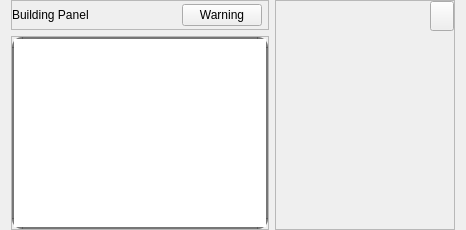
                        <widget class="QWidget" name="draw_content" native="true">
                         <layout class="QHBoxLayout" name="horizontalLayout_13">
                          <property name="topMargin">
                           <number>0</number>
                          </property>
                          <property name="bottomMargin">
                           <number>0</number>
                          </property>
                          <item>
                           <widget class="QWidget" name="draw_build" native="true">
                            <layout class="QVBoxLayout" name="verticalLayout_16">
                             <property name="leftMargin">
                              <number>0</number>
                             </property>
                             <property name="topMargin">
                              <number>0</number>
                             </property>
                             <property name="rightMargin">
                              <number>0</number>
                             </property>
                             <property name="bottomMargin">
                              <number>0</number>
                             </property>
                             <item>
                              <widget class="QFrame" name="frame_2">
                               <property name="minimumSize">
                                <size>
                                 <width>0</width>
                                 <height>30</height>
                                </size>
                               </property>
                               <property name="maximumSize">
                                <size>
                                 <width>16777215</width>
                                 <height>30</height>
                                </size>
                               </property>
                               <property name="frameShape">
                                <enum>QFrame::StyledPanel</enum>
                               </property>
                               <property name="frameShadow">
                                <enum>QFrame::Raised</enum>
                               </property>
                               <layout class="QHBoxLayout" name="horizontalLayout_7">
                                <property name="leftMargin">
                                 <number>0</number>
                                </property>
                                <property name="topMargin">
                                 <number>0</number>
                                </property>
                                <property name="rightMargin">
                                 <number>0</number>
                                </property>
                                <property name="bottomMargin">
                                 <number>0</number>
                                </property>
                                <item>
                                 <widget class="QLabel" name="label_3">
                                  <property name="sizePolicy">
                                   <sizepolicy hsizetype="Expanding" vsizetype="Preferred">
                                    <horstretch>0</horstretch>
                                    <verstretch>0</verstretch>
                                   </sizepolicy>
                                  </property>
                                  <property name="font">
                                   <font>
                                    <family>Segoe UI</family>
                                   </font>
                                  </property>
                                  <property name="text">
                                   <string>Building Panel</string>
                                  </property>
                                 </widget>
                                </item>
                                <item>
                                 <widget class="QPushButton" name="btn_message">
                                  <property name="cursor">
                                   <cursorShape>PointingHandCursor</cursorShape>
                                  </property>
                                  <property name="text">
                                   <string>Warning</string>
                                  </property>
                                  <property name="icon">
                                   <iconset resource="../files.qrc">
                                    <normaloff>:/basic/icons/basic/warning.png</normaloff>:/basic/icons/basic/warning.png</iconset>
                                  </property>
                                  <property name="checkable">
                                   <bool>true</bool>
                                  </property>
                                 </widget>
                                </item>
                                <item>
                                 <widget class="QWidget" name="widget_toolbar" native="true">
                                  <property name="sizePolicy">
                                   <sizepolicy hsizetype="Preferred" vsizetype="Preferred">
                                    <horstretch>0</horstretch>
                                    <verstretch>0</verstretch>
                                   </sizepolicy>
                                  </property>
                                  <property name="autoFillBackground">
                                   <bool>false</bool>
                                  </property>
                                  <property name="styleSheet">
                                   <string notr="true">background-color: rgb(255, 255, 255);</string>
                                  </property>
                                 </widget>
                                </item>
                               </layout>
                              </widget>
                             </item>
                             <item>
                              <widget class="QFrame" name="frame">
                               <property name="frameShape">
                                <enum>QFrame::StyledPanel</enum>
                               </property>
                               <property name="frameShadow">
                                <enum>QFrame::Raised</enum>
                               </property>
                               <layout class="QHBoxLayout" name="horizontalLayout_20">
                                <property name="leftMargin">
                                 <number>0</number>
                                </property>
                                <property name="topMargin">
                                 <number>0</number>
                                </property>
                                <property name="rightMargin">
                                 <number>0</number>
                                </property>
                                <property name="bottomMargin">
                                 <number>0</number>
                                </property>
                                <item>
                                 <widget class="QGraphicsView" name="graphicsView">
                                  <property name="cursor" stdset="0">
                                   <cursorShape>ArrowCursor</cursorShape>
                                  </property>
                                  <property name="toolTipDuration">
                                   <number>8</number>
                                  </property>
                                  <property name="styleSheet">
                                   <string notr="true">QGraphicsView{
border: 2px solid;
border-radius: 10px;
border-color: rgba(84, 84, 84, 200);
}</string>
                                  </property>
                                 </widget>
                                </item>
                               </layout>
                              </widget>
                             </item>
                            </layout>
                           </widget>
                          </item>
                          <item>
                           <widget class="QFrame" name="frame_3">
                            <property name="minimumSize">
                             <size>
                              <width>180</width>
                              <height>0</height>
                             </size>
                            </property>
                            <property name="maximumSize">
                             <size>
                              <width>180</width>
                              <height>16777215</height>
                             </size>
                            </property>
                            <property name="frameShape">
                             <enum>QFrame::StyledPanel</enum>
                            </property>
                            <property name="frameShadow">
                             <enum>QFrame::Raised</enum>
                            </property>
                            <layout class="QVBoxLayout" name="verticalLayout_15">
                             <property name="leftMargin">
                              <number>0</number>
                             </property>
                             <property name="topMargin">
                              <number>0</number>
                             </property>
                             <property name="rightMargin">
                              <number>0</number>
                             </property>
                             <property name="bottomMargin">
                              <number>0</number>
                             </property>
                             <item alignment="Qt::AlignRight">
                              <widget class="QPushButton" name="btn_guide">
                               <property name="sizePolicy">
                                <sizepolicy hsizetype="Minimum" vsizetype="Fixed">
                                 <horstretch>0</horstretch>
                                 <verstretch>0</verstretch>
                                </sizepolicy>
                               </property>
                               <property name="minimumSize">
                                <size>
                                 <width>0</width>
                                 <height>30</height>
                                </size>
                               </property>
                               <property name="maximumSize">
                                <size>
                                 <width>24</width>
                                 <height>16777215</height>
                                </size>
                               </property>
                               <property name="cursor">
                                <cursorShape>PointingHandCursor</cursorShape>
                               </property>
                               <property name="toolTip">
                                <string>Helper</string>
                               </property>
                               <property name="text">
                                <string/>
                               </property>
                               <property name="icon">
                                <iconset resource="../files.qrc">
                                 <normaloff>:/basic/icons/basic/suggestion.png</normaloff>:/basic/icons/basic/suggestion.png</iconset>
                               </property>
                               <property name="iconSize">
                                <size>
                                 <width>20</width>
                                 <height>20</height>
                                </size>
                               </property>
                              </widget>
                             </item>
                             <item>
                              <widget class="ScrollableResultDashBoard" name="widget_dashboard" native="true"/>
                             </item>
                            </layout>
                           </widget>
                          </item>
                         </layout>
                        </widget>
